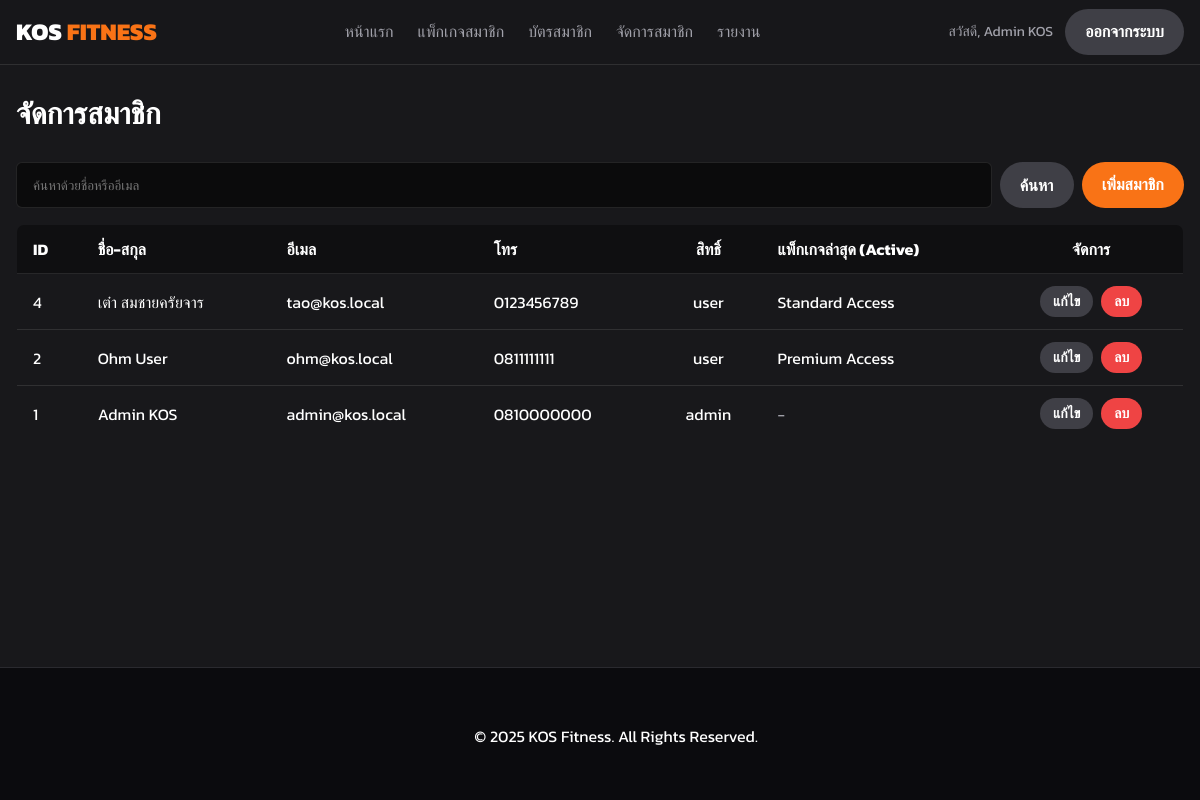
The app's page /member/list.php (signed in) with its own data.
### tables this page shows
CREATE TABLE `users` (
  `id` int(11) NOT NULL,
  `full_name` varchar(100) NOT NULL,
  `email` varchar(120) DEFAULT NULL,
  `phone` varchar(20) DEFAULT NULL,
  `password` varchar(255) NOT NULL,
  `role` enum('user','admin') DEFAULT 'user',
  `created_at` timestamp NOT NULL DEFAULT current_timestamp()
);

CREATE TABLE `packages` (
  `id` int(11) NOT NULL,
  `name` varchar(80) NOT NULL,
  `price` decimal(10,2) NOT NULL,
  `perks` text DEFAULT NULL
);

### member/list.php (the view, shortened to what this page needs)
<?php
require_once "../includes/conn.php";
$q = trim($_GET['q'] ?? '');
$sql = "SELECT u.id, u.full_name, u.email, u.phone, u.role, p.name AS package_name
        FROM users u
        LEFT JOIN (
            SELECT user_id, package_id, ROW_NUMBER() OVER(PARTITION BY user_id ORDER BY start_date DESC) as rn
            FROM memberships
            WHERE status = 'active'
        ) m ON u.id = m.user_id AND m.rn = 1
        LEFT JOIN packages p ON m.package_id = p.id
        WHERE 1";
$sql .= " ORDER BY u.id DESC";
$stmt = $conn->prepare($sql);
$stmt->execute();
$users = $stmt->get_result()->fetch_all(MYSQLI_ASSOC);
?>
<?php include "../shared/header.php"; ?>
<h1 class="page-title">จัดการสมาชิก</h1>
<form style="margin-bottom: 1rem; display: flex; gap: 0.5rem; align-items: center;">
  <input class="form-input" style="flex: 1;" name="q" value="<?=htmlspecialchars($q)?>" placeholder="ค้นหาด้วยชื่อหรืออีเมล">
  <button class="btn btn-secondary">ค้นหา</button>
  <a class="btn btn-primary" href="add.php">เพิ่มสมาชิก</a>
</form>
<div class="table-wrapper">
<table class="styled-table">
  <thead>
    <tr>
      <th>ID</th>
      <th>ชื่อ-สกุล</th>
      <th>อีเมล</th>
      <th>โทร</th>
      <th class="text-center">สิทธิ์</th>
      <th>แพ็กเกจล่าสุด (Active)</th>
      <th class="text-center">จัดการ</th>
    </tr>
  </thead>
  <tbody>
    <?php foreach($users as $u): ?>
    <tr>
      <td><?=$u['id']?></td>
      <td><?=htmlspecialchars($u['full_name'])?></td>
      <td><?=htmlspecialchars($u['email'])?></td>
      <td><?=htmlspecialchars($u['phone'])?></td>
      <td class="text-center"><?=htmlspecialchars($u['role'])?></td>
      <td><?= $u['package_name'] ? htmlspecialchars($u['package_name']) : '<span class="text-muted">-</span>' ?></td>
      <td class="actions">
        <a class="btn btn-secondary" href="edit.php?id=<?=$u['id']?>">แก้ไข</a>
        <a class="btn btn-danger delete-link" href="delete.php?id=<?=$u['id']?>">ลบ</a>
      </td>
    </tr>
    <?php endforeach; ?>
  </tbody>
</table>
</div>
<?php include "../shared/footerhome.php"; ?>

### shared/header.php (shortened to what this page needs)
<!doctype html>
<html lang="th">
<head>
  <link rel="stylesheet" href="/kos_fitness/assets/style.css">
</head>
<body>
<header class="site-header">
  <div class="container header-container">
    <a href="<?= !empty($_SESSION['user']) ? '/kos_fitness/home.php' : '/kos_fitness/index.php' ?>" class="logo">
      KOS <span class="logo-accent">FITNESS</span>
    </a>
    <nav class="main-nav">
      <ul>
        <li><a href="<?= !empty($_SESSION['user']) ? '/kos_fitness/home.php' : '/kos_fitness/index.php' ?>">หน้าแรก</a></li>
        <li><a href="/kos_fitness/packages/select_package.php">แพ็กเกจสมาชิก</a></li>
        <li><a href="/kos_fitness/member/card.php">บัตรสมาชิก</a></li>
        <?php if (!empty($_SESSION['user']) && ($_SESSION['user']['role'] ?? 'user') === 'admin'): ?>
          <li><a href="/kos_fitness/member/list.php">จัดการสมาชิก</a></li>
          <li><a href="/kos_fitness/reports/dashboard_report.php">รายงาน</a></li>
        <?php endif; ?>
      </ul>
    </nav>
    <div class="header-actions">
      <?php if(!empty($_SESSION['user'])): ?>
        <span class="header-greeting">สวัสดี, <?=htmlspecialchars($_SESSION['user']['full_name'])?></span>
        <a class="btn btn-secondary" href="/kos_fitness/auth/logout_confirm.php">ออกจากระบบ</a>
      <?php else: ?>
        <a class="btn btn-outline" href="/kos_fitness/auth/login.php">เข้าสู่ระบบ</a>
        <a class="btn btn-primary" href="/kos_fitness/auth/register.php">สมัครสมาชิก</a>
      <?php endif; ?>
    </div>
  </div>
</header>
<main class="main-content container">

### shared/footerhome.php (shortened to what this page needs)
</main>
<footer class="site-footer-home">
  <p>&copy; <?=date('Y')?> KOS Fitness. All Rights Reserved.</p>
</footer>
</body>
</html>

### assets/style.css (style rules this page uses)
:root { --color-orange: #F97316; --color-orange-dark: #DD6B20; --color-dark: #18181b; --color-darker: #0b0b0c; --color-border: rgba(255, 255, 255, 0.1); --color-text: #ffffff; --color-text-muted: #a1a1aa; --color-green: #4ade80; --color-red: #ef4444; }
html { scroll-behavior: smooth; }
body { font-family: 'Kanit', sans-serif; background-color: var(--color-dark); color: var(--color-text); margin: 0; padding-top: 64px; line-height: 1.6; }
.container { max-width: 1280px; margin-left: auto; margin-right: auto; padding-left: 1rem; padding-right: 1rem; }
a { color: var(--color-orange); text-decoration: none; }
p { margin-top: 0; }
.site-header { position: fixed; top: 0; left: 0; right: 0; z-index: 50; background-color: rgba(24, 24, 27, 0.8); backdrop-filter: blur(10px); border-bottom: 1px solid var(--color-border); }
.header-container { display: flex; justify-content: space-between; align-items: center; height: 64px; }
.logo { font-size: 1.5rem; font-weight: 800; color: var(--color-text); }
.logo-accent { color: var(--color-orange); }
.main-nav { display: none; }
@media (min-width: 1024px) { .main-nav { display: block; } }
@media (min-width: 1024px) { .main-nav ul { display: flex; align-items: center; gap: 1.5rem; list-style: none; margin: 0; padding: 0; } }
@media (min-width: 1024px) { .main-nav a { color: var(--color-text-muted); font-size: 1rem; } }
.header-actions { display: flex; align-items: center; gap: 0.75rem; }
.header-greeting { font-size: 0.875rem; color: var(--color-text-muted); display: none; }
@media (min-width: 768px) { .header-greeting { display: inline; } }
.main-content { padding-top: 2rem; padding-bottom: 3rem; }
.page-title { font-size: 1.875rem; font-weight: 800; margin-bottom: 1.5rem; margin-top: 0; }
.text-muted { color: var(--color-text-muted); }
.form-input, .form-select { width: 100%; box-sizing: border-box; padding: 0.75rem 1rem; border-radius: 0.375rem; background-color: var(--color-darker); border: 1px solid var(--color-border); color: var(--color-text); font-family: 'Kanit', sans-serif; }
.btn { display: inline-block; padding: 0.6rem 1.2rem; border-radius: 9999px; font-weight: 600; text-align: center; border: 1px solid transparent; cursor: pointer; transition: background-color 0.2s, border-color 0.2s; white-space: nowrap; }
.btn-primary { background-color: var(--color-orange); color: var(--color-text); }
.btn-secondary { background-color: #3f3f46; color: var(--color-text); }
.btn-danger { background-color: var(--color-red); color: var(--color-text); }
.btn { font-family: 'Kanit', sans-serif; font-size: 1rem; }
button.btn { font-family: inherit; }
.table-wrapper { overflow-x: auto; }
.styled-table { min-width: 100%; border-collapse: collapse; border: 1px solid var(--color-border); border-radius: 0.5rem; overflow: hidden; }
.styled-table th, .styled-table td { padding: 0.75rem 1rem; text-align: left; }
.styled-table thead { background-color: #0f0f11; }
.styled-table tbody tr { border-top: 1px solid var(--color-border); }
.styled-table .text-center { text-align: center; }
.styled-table .actions { display: flex; gap: 0.5rem; justify-content: center; }
.styled-table .actions .btn { padding: 0.25rem 0.75rem; font-size: 0.875rem; }
:root { --bg: #18181b; --bg-2: #0b0b0e; --text: #ffffff; --muted: #a1a1aa; --border: #27272a; --accent: #f97316; }
.container { max-width: 1200px; margin: 0 auto; padding: 0 16px; }
.site-footer-home { background: var(--bg-2); border-top: 1px solid #2a2a2f; color: var(--text); text-align: center; padding: 1rem; position: fixed; bottom: 0; height: 100px; width: 100%; }
.site-footer-home p { margin: 40px 0 0; }

### records on screen
users: id "4", full_name "เต๋า สมชายครัยจาร", email "tao@kos.local", phone "0123456789", role "user", packages.name "Standard Access"
users: id "2", full_name "Ohm User", email "ohm@kos.local", phone "0811111111", role "user", packages.name "Premium Access"
users: id "1", full_name "Admin KOS", email "admin@kos.local", phone "0810000000", role "admin"

### other values on screen
$_SESSION['user']['full_name'] "Admin KOS"
